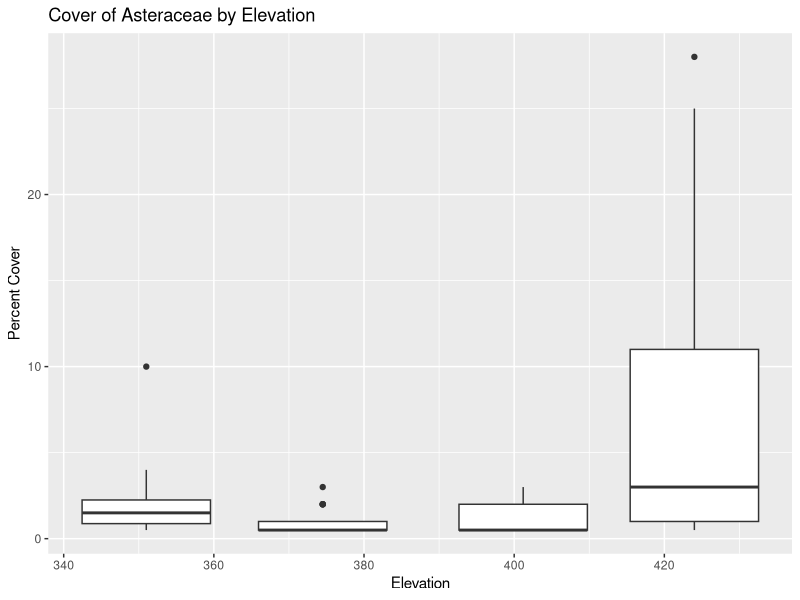
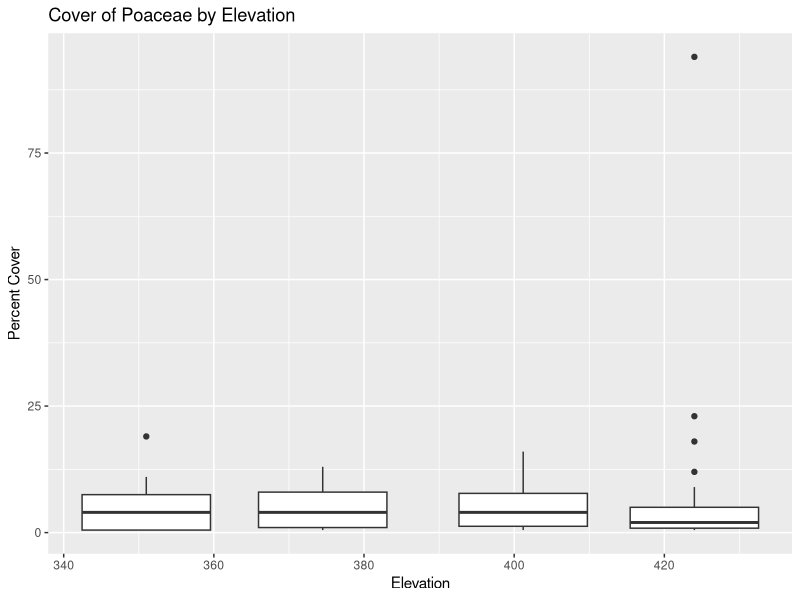

These figures' R source, in order:
## ---- chunk 1
#| label: read-csv

# load packages
library("readr")
library("dplyr")
library("ggplot2")

# read in the data
konza_data <- read_csv("data/NEON.D06.KONZ.DP1.10058.001.div_1m2Data.2025-08.basic.20251222T234053Z.csv")
## ---- chunk 2
#| label: summarize-with-dplyr

# first summary to make will be a count of the number of observations in 
# each family
konza_data %>% 
  group_by(family) %>%
  tally() %>%
  arrange(desc(n))
## ---- chunk 3
#| label: mean-percent-cover-by-family

# The goal is to calculate the mean percent cover of each family 
konza_data %>%
  group_by(family) %>%
  summarise(mean_pcnt_cover = mean(percentCover),
            sd_pcnt_cover = sd(percentCover)) %>%
  arrange(desc(mean_pcnt_cover))
## ---- chunk 4
#| label: filter-by-elevation

# The goal is to calculate the mean percent cover of each family 
konza_data %>%
  filter(elevation>390) %>%
  group_by(family) %>%
  summarise(mean_pcnt_cover = mean(percentCover),
            sd_pcnt_cover = sd(percentCover)) %>%
  arrange(desc(mean_pcnt_cover))
## ---- chunk 5
#| label: use-mutate

# select pulls out the columns you want
# mutate creates a mew column with whatever content you want
# which can include manipulation of an existing column
konza_data %>%
  select(scientificName, family, percentCover) %>%
  mutate(propCover = percentCover / 100)
## ---- chunk 6
#| label: elevation-percent-by-family

konza_data %>%
  filter(!is.na(family)) %>%
  filter(family == "Asteraceae") %>%
  ggplot() +
  geom_boxplot(aes(x = elevation,
                   y = percentCover,
                   group = elevation)) +
  labs(title = "Cover of Asteraceae by Elevation",
       y = "Percent Cover",
       x = "Elevation")
## ---- chunk 7
#| label: poaceae-percent-cover-by-elevation

konza_data %>%
  filter(!is.na(family)) %>%
  filter(family == "Poaceae") %>%
  ggplot() +
  geom_boxplot(aes(x = elevation,
                   y = percentCover,
                   group = elevation)) +
  labs(title = "Cover of Poaceae by Elevation",
       y = "Percent Cover",
       x = "Elevation")
